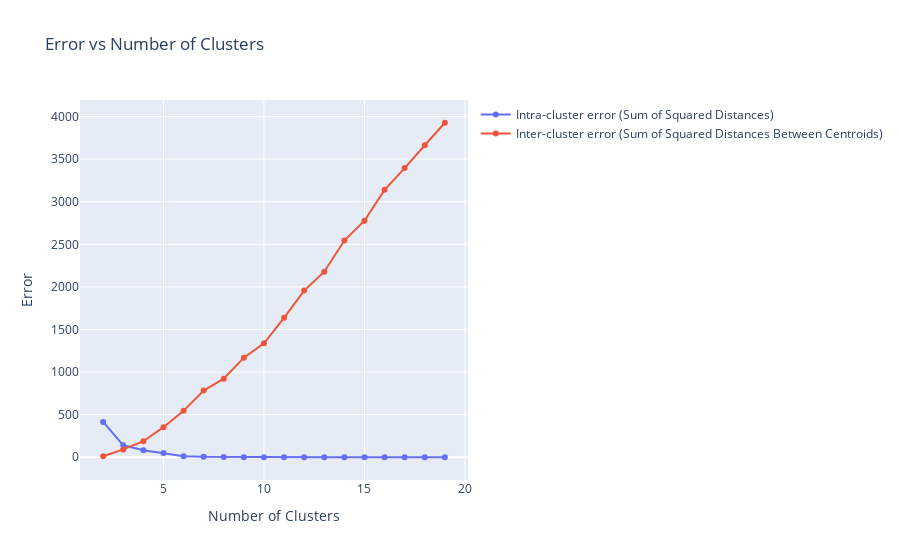

The code cell stored with this chart in its notebook:
### Markdown cell above
## Clustering

### Code cell
from sklearn.cluster import KMeans
import plotly.graph_objects as go
from sklearn.metrics import pairwise_distances

intra_cluster_error = []
inter_cluster_error = []

min_clusters = 2
max_clusters = 20
for n_clusters in range(min_clusters, max_clusters):
    kmeans = KMeans(n_clusters=n_clusters, random_state=0).fit(df_train_feat_scaled)
    intra_cluster_error.append(kmeans.inertia_)# the sum of squared distances of samples to their closest cluster center

    centroid = kmeans.cluster_centers_
    pairwise_dists = pairwise_distances(centroid)
    squared_pairwise_dists = pairwise_dists**2
    sum_squared_distances = np.sum(np.triu(squared_pairwise_dists, 1)) # sum the upper triangle part excluding the diagonal
    inter_cluster_error.append(sum_squared_distances)
    
    
fig = go.Figure()
fig.add_trace(go.Scatter(x=list(range(min_clusters, max_clusters)), y=intra_cluster_error, mode='lines+markers', name='Intra-cluster error (Sum of Squared Distances)'))
fig.add_trace(go.Scatter(x=list(range(min_clusters, max_clusters)), y=inter_cluster_error, mode='lines+markers', name='Inter-cluster error (Sum of Squared Distances Between Centroids)'))

fig.update_layout(
    title='Error vs Number of Clusters',
    xaxis_title='Number of Clusters',
    yaxis_title='Error',
    hovermode='x'  # enable hover feature
)

fig.show()

### Figure 1 — Plotly figure (JSON) as saved in the notebook; plotly's stock layout.template omitted (floating-point values rounded to 4 significant figures)
{"data": [{"mode": "lines+markers", "name": "Intra-cluster error (Sum of Squared Distances)", "type": "scatter", "x": [2, 3, 4, 5, 6, 7, 8, 9, 10, 11, 12, 13, 14, 15, 16, 17, 18, 19], "y": [414.8, 140.3, 82.72, 51.18, 11.93, 5.1, 2.875, 1.051, 0.4262, 0.1794, 0.1138, 0.0547, 0.04851, 0.03274, 0.02856, 0.02531, 0.01377, 0.007618]}, {"mode": "lines+markers", "name": "Inter-cluster error (Sum of Squared Distances Between Centroids)", "type": "scatter", "x": [2, 3, 4, 5, 6, 7, 8, 9, 10, 11, 12, 13, 14, 15, 16, 17, 18, 19], "y": [12.34, 92.35, 188.2, 353.3, 544.9, 783.0, 922.2, 1169.0, 1338.0, 1637.0, 1956.0, 2179.0, 2544.0, 2777.0, 3139.0, 3394.0, 3663.0, 3927.0]}], "layout": {"hovermode": "x", "title": {"text": "Error vs Number of Clusters"}, "xaxis": {"title": {"text": "Number of Clusters"}}, "yaxis": {"title": {"text": "Error"}}}}
